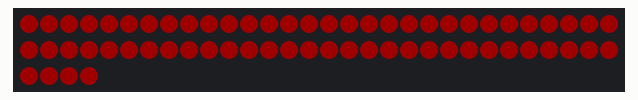
This sketch was run on a simulated Arduino Uno, built with avr-gcc and run on an emulated ATmega328P. Parts: 64 RGB LEDs in strip order, left to right, continuing on the next row. Dim RGB values are drawn brighter than linear.

Above: at 0.15 s.
At 0.94 s:
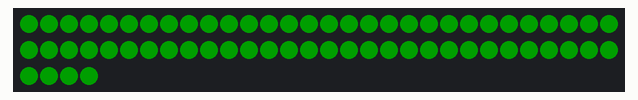
At 1.75 s:
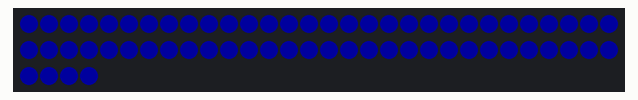

Measured:
- by itself, everything shown: repeats every 2.4 s, in 9 steps

The sketch:

Neo_8.ino
```cpp
#include <Adafruit_NeoPixel.h>

Adafruit_NeoPixel strip(64, 6);

int pixel = 0;
int color = 0;


void setup() {
strip.begin();
strip.clear();
strip.setBrightness(30);
}


void loop() {

  uint16_t i;

  color++;

    for(i=0; i< strip.numPixels(); i++) {
      strip.setPixelColor(i, Wheel(color));
    }


    strip.show();
    delay(5);
}

uint32_t Wheel(byte WheelPos) {
  WheelPos = 255 - WheelPos;
  if(WheelPos < 85) {return strip.Color(255 - WheelPos * 3, 0, WheelPos * 3);}
  if(WheelPos < 170) {WheelPos -= 85; return strip.Color(0, WheelPos * 3, 255 - WheelPos * 3);}
  WheelPos -= 170;  return strip.Color(WheelPos * 3, 255 - WheelPos * 3, 0);
}
```
